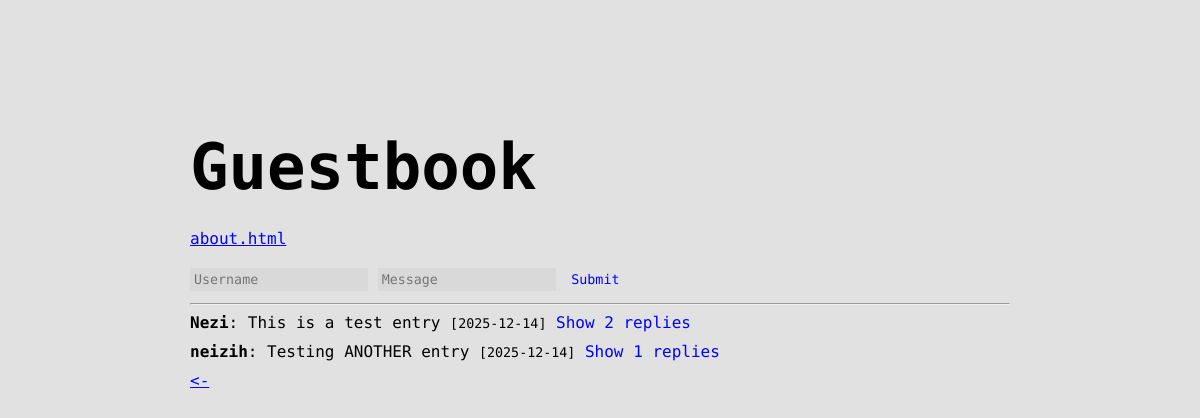
The page /index on the database as committed earlier.
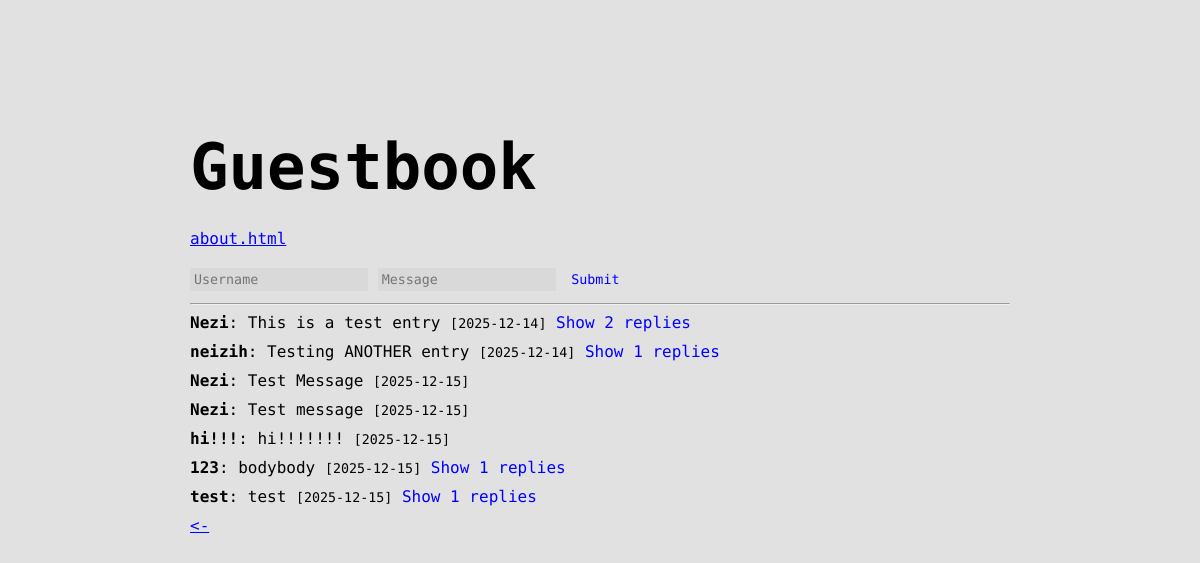
The same page on the database as committed later.
### tables this page shows
CREATE TABLE "entries"(
        "id" INTEGER PRIMARY KEY AUTOINCREMENT,
        "author" TEXT NOT NULL,
        "body" TEXT NOT NULL,
        "created_at" TIMESTAMP DEFAULT CURRENT_TIMESTAMP
        );

### app.py (the view)
@app.route("/")
@app.route("/index")
def index():
    entry_id = request.args.get('reply_to')
    con = sql.connect("database.db")
    cur = con.cursor()
    cur.execute("SELECT entries.*, COUNT(responses.id) AS reply_count FROM ENTRIES LEFT JOIN responses ON entries.id = responses.entry_id GROUP BY entries.id")
    data = cur.fetchall()
    cur.execute("SELECT * FROM responses")
    all_responses = cur.fetchall()
    con.close()
    print("Data", data)
    print("Length", len(data))
    print("this is the reply id", entry_id)
    return render_template("index.html", datas=data, entry_id=entry_id, all_responses=all_responses)

### templates/index.html (shortened to what this page needs)
<!DOCTYPE html>
<html>
  <head>
    <link rel="stylesheet" href="/static/styles/styles.css">
  </head>
  <body class="azeret-text">
      <div class="title">
          <span>Guestbook</span>
      </div>
    <div>
    <div class="about"
        <span></apsn><a href="about">about.html</a></span>
    </div>
    <form action="/add" method="POST" id="message-form">
      <input type="text" name="author" placeholder="Username" required>
      <input type="text" name="body" placeholder="Message" required>
      <button class="button" type="submit">Submit</button>
    </form>
    </div>
    <hr>
    {% for entry in datas %}
    <div style="margin-bottom: 10px; ">
      <strong>{{ entry[1] }}</strong>: <span class="response-text" onclick="respond({{ entry[0] }}, '{{ entry[1] }}')" id="res-{{ entry[0] }}">{{ entry[2] }}</span>
      <small>[{{ entry[3][:10] }}]</small>
      {% if entry[4] > 0 %}
      <span class="show-reply" onclick="toggleReplies({{ entry[0] }}, {{ entry[4] }})" id="btn-{{ entry[0] }}">
        Show {{ entry[4] }} replies
      </span>
      {% endif %}
    </div>
    {% endfor %}
    <a href="https://nezi.xyz/"><-</a>
  </body>
</html>

### static/styles/styles.css (style rules this page uses)
.azeret-text { font-family: "Azeret Mono", serif; font-optical-sizing: auto; font-style: normal; }
body { padding-top: 130px; background: #E1E1E1; margin: auto; vertical-align: middle; width: 820px; }
input[type=text] { padding: 4px; border: 0px; background: #E1E1E1; background: #D9D9D9; box-shadow: 0; font-family: "Azeret Mono", serif; border-radius: 0px; }
.title { font-size: 64px; font-weight: 600; margin-bottom: 25px; }
.about { padding: 0 0 20px 0; }
a { color: blue; }
button, input[type="submit"] { font-family: "Azeret Mono", serif; background: #E1E1E1; border: none; outline: none; color: blue; }
hr { margin: 2-px 0; }
.show-reply { color: blue; }

Rows that differ between the two databases and show on the page:
added entries: author "Nezi", body "Test Message", created_at "2025-12-15"
added entries: author "Nezi", body "Test message", created_at "2025-12-15"
added entries: author "hi!!!", body "hi!!!!!!!", created_at "2025-12-15"
added entries: author "123", body "bodybody", created_at "2025-12-15", entry "1"
added entries: author "test", body "test", created_at "2025-12-15", entry "1"
